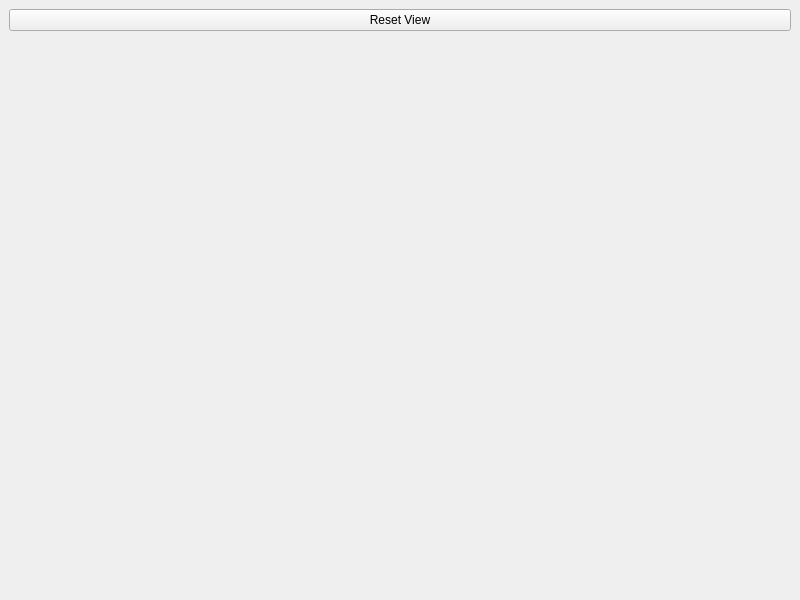
<?xml version="1.0" encoding="UTF-8"?>
<ui version="4.0">
 <class>MainWindow</class>
 <widget class="QMainWindow" name="MainWindow">
  <property name="geometry">
   <rect>
    <x>0</x>
    <y>0</y>
    <width>800</width>
    <height>600</height>
   </rect>
  </property>
  <property name="windowTitle">
   <string>3D to 2D projection</string>
  </property>
  <widget class="QWidget" name="centralwidget">
   <layout class="QGridLayout" name="gridLayout">
    <item row="1" column="0">
     <widget class="QLabel" name="label">
      <property name="scaledContents">
       <bool>true</bool>
      </property>
     </widget>
    </item>
    <item row="0" column="0">
     <widget class="QPushButton" name="resetView">
      <property name="text">
       <string>Reset View</string>
      </property>
     </widget>
    </item>
   </layout>
  </widget>
 </widget>
 <resources/>
 <connections/>
</ui>
